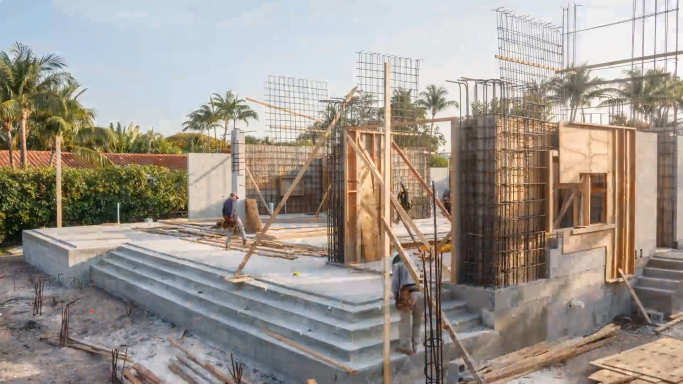
#> input picture Comparision/Data/oleft.jpg, 1366 x 768 px, given in place of oleft.png, which was not available (shown at 1/2 size)
$ jupyter execute comparision.ipynb
#> lines starting #> are read from the running program, lines starting #| are printed output that depends on the picture; after the words box and inside, x2 and y2 are one past the last pixel; in counts of white or black regions, pixels touching at a corner belong together; long printed decimals are rounded; pictures that were not available may be replaced by others from this repository, and a replacement may not be noted
[cell 1]
#Program for indicating progress between two images:

from skimage.metrics import structural_similarity
import numpy as np
import cv2
import os

files = os.listdir(r"""C:\Users\... \Progress""") #Enter your path
jpg_files = [_ for _ in files if _[-4:] == ".jpg"]
png_files = [_ for _ in files if _[-4:] == ".png"]
if (len(jpg_files)>1):
    img1 = cv2.imread('Progress\oleft.jpg', cv2.IMREAD_UNCHANGED)
    img2 = cv2.imread('Progress\oright.jpg', cv2.IMREAD_UNCHANGED)
else:
    img1 = cv2.imread('Progress\oleft.png', cv2.IMREAD_UNCHANGED)
#> img1 is the input picture: shape (768, 1366, 4); mean B, G, R, A 140.3, 149.2, 157.6, 255
    img2 = cv2.imread('Progress\oright.png', cv2.IMREAD_UNCHANGED)
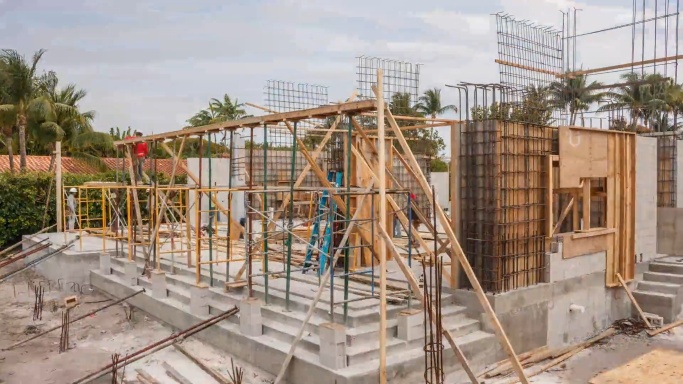
#> input picture Comparision/Data/oright.jpg, 1366 x 768 px, given in place of oright.png, which was not available (shown at 1/2 size)
#> img2 is the input picture: shape (768, 1366, 4); mean B, G, R, A 133.6, 146.4, 162.6, 255

# Matching image sizes
h, w = img1.shape[0],img1.shape[1]
#> h = 768; w = 1366
h1, w1 = img2.shape[0],img2.shape[1]
#> h1 = 768; w1 = 1366
if (h<h1 & w<w1):
    before = cv2.imread('Progress\oleft.jpg', cv2.IMREAD_UNCHANGED)
    after = cv2.resize(img2,(w, h))
else:
    before = cv2.resize(img1,(w1, h1))
    after = cv2.imread('Progress\oright.jpg', cv2.IMREAD_UNCHANGED)

# Convert images to grayscale
before_gray= cv2.cvtColor(before, cv2.COLOR_BGR2GRAY)
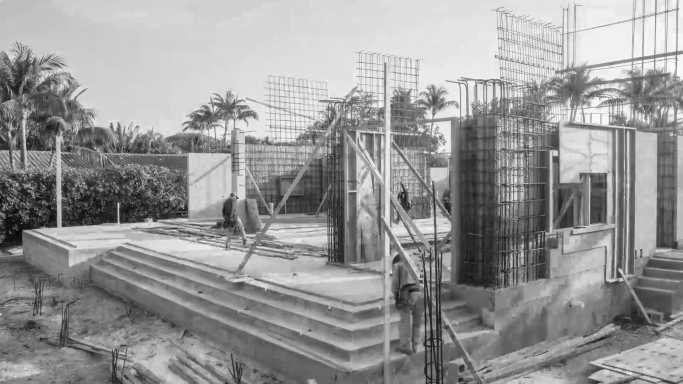
#> before_gray: shape (768, 1366) (shown at 1/2 size); min 1, max 255, mean 150.7
after_gray = cv2.cvtColor(after, cv2.COLOR_BGR2GRAY)
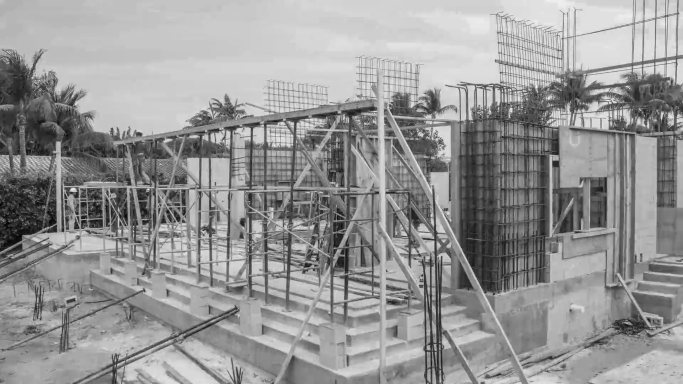
#> after_gray: shape (768, 1366) (shown at 1/2 size); min 0, max 252, mean 149.8

# Compute SSIM between two images
(score, diff) = structural_similarity(before_gray, after_gray, full=True)
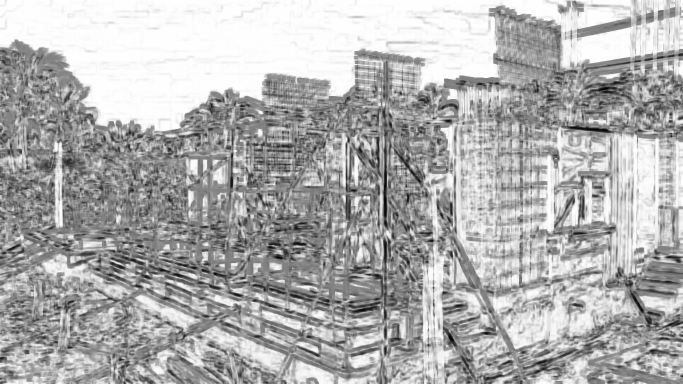
#> diff: shape (768, 1366) float64 (shown at 1/2 size); min -0.956, max 1, mean 0.387; drawn with min black and max white
#> score = 0.385
print("Image similarity = ", score)
#| Image similarity =  0.3852

# The diff image contains the actual image differences between the two images
# and is represented as a floating point data type in the range [0,1]
# so we must convert the array to 8-bit unsigned integers in the range
# [0,255] before we can use it with OpenCV
diff = (diff * 255).astype("uint8")
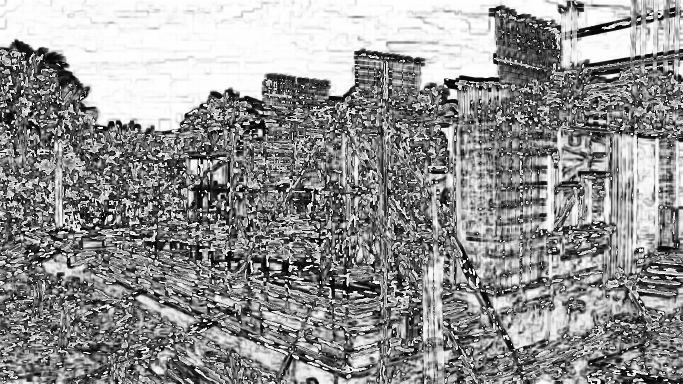
#> diff: shape (768, 1366) (shown at 1/2 size); min 0, max 255, mean 145.4
# Threshold the difference image, followed by finding contours to
# obtain the regions of the two input images that differ
thresh = cv2.threshold(diff, 0, 255, cv2.THRESH_BINARY_INV | cv2.THRESH_OTSU)[1]
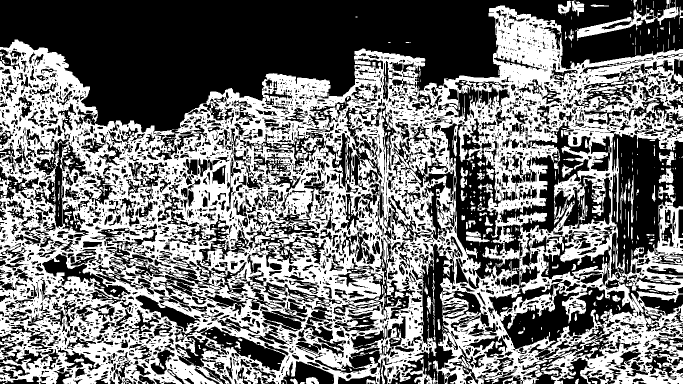
#> thresh: shape (768, 1366) (shown at 1/2 size); 45.7% white; 1343 white regions (1078 under 20 px)
contours = cv2.findContours(thresh.copy(), cv2.RETR_EXTERNAL, cv2.CHAIN_APPROX_SIMPLE)
#> contours = 227 contours, 190 with area under 20; largest, box (x1, y1, x2, y2) and area: (0, 11, 1366, 768) 786294, (1151, 0, 1357, 82) 3422, (1317, 335, 1347, 367) 474, (1143, 1, 1169, 33) 391, (1116, 1, 1142, 29) 370
contours = contours[0] if len(contours) == 2 else contours[1]

mask = np.zeros(before.shape, dtype='uint8')
filled_after = after.copy()

for c in contours:
    area = cv2.contourArea(c)
    if area > 40:
        x,y,w,h = cv2.boundingRect(c)
        cv2.rectangle(before, (x, y), (x + w, y + h), (36,255,12), 2)
        cv2.rectangle(after, (x, y), (x + w, y + h), (36,255,12), 2)
        cv2.drawContours(mask, [c], 0, (0,255,0), -1)
        cv2.drawContours(filled_after, [c], 0, (0,255,0), -1)
#> this loop made 227 passes
#> (area, x, y, w, h) on passes 15, 20, 21, 22, 24, 44, 71, 75, 91, 95, 98, 102: (44, 1016, 762, 18, 6), (84, 733, 758, 18, 10), (43.5, 1150, 757, 8, 11), (83.5, 580, 757, 16, 11), (241, 611, 754, 27, 14), (48, 1251, 565, 14, 7), (49, 1262, 453, 4, 26), (48, 1256, 422, 2, 53), (60, 1240, 375, 6, 72), (80, 1304, 370, 7, 34), (82, 1247, 367, 7, 41), (48.5, 1256, 357, 5, 22)
#> area on passes 10, 16, 26, 30, 40, 57: 23, 38, 24, 37.5, 23, 31
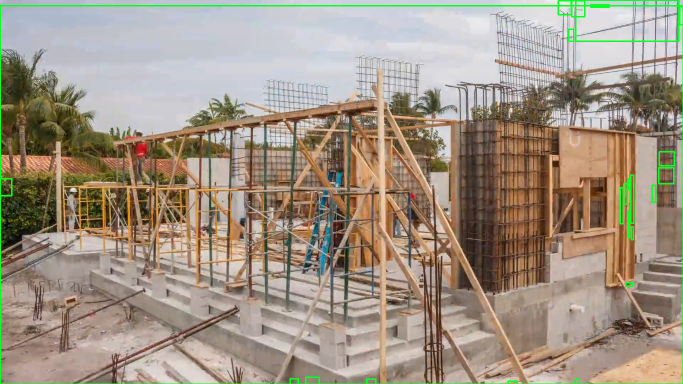
#> after: shape (768, 1366, 4) (shown at 1/2 size); 1.32% of pixels changed, all inside (x1, y1, x2, y2) = (0, 0, 1366, 768)
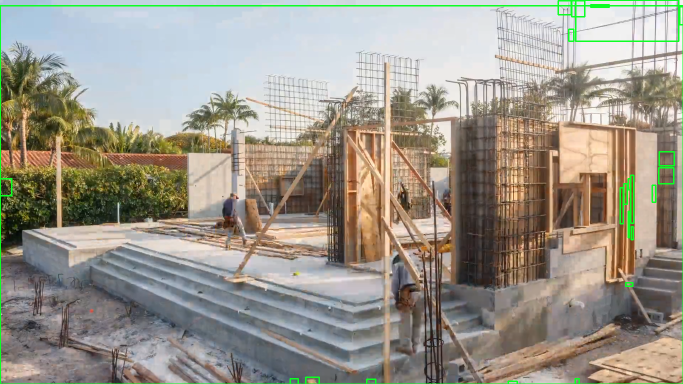
#> before: shape (768, 1366, 4) (shown at 1/2 size); 1.32% of pixels changed, all inside (x1, y1, x2, y2) = (0, 0, 1366, 768)
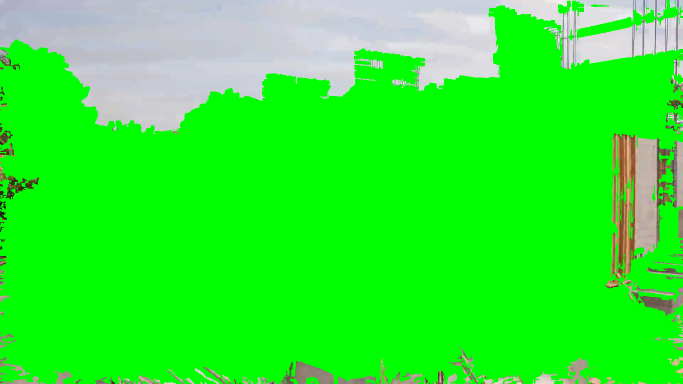
#> filled_after: shape (768, 1366, 4) (shown at 1/2 size); mean B, G, R, A 45.5, 239.6, 45.6, 60.2
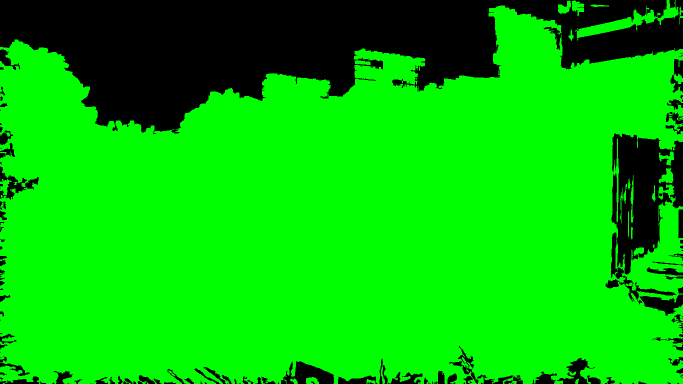
#> mask: shape (768, 1366, 4) (shown at 1/2 size); mean B, G, R, A 0, 194.8, 0, 0

cv2.imshow('before', before)
cv2.imshow('after', after)
cv2.imshow('diff',diff)
cv2.imshow('mask',mask)
cv2.imshow('filled after',filled_after)
cv2.waitKey(0)
#> Out = 27
